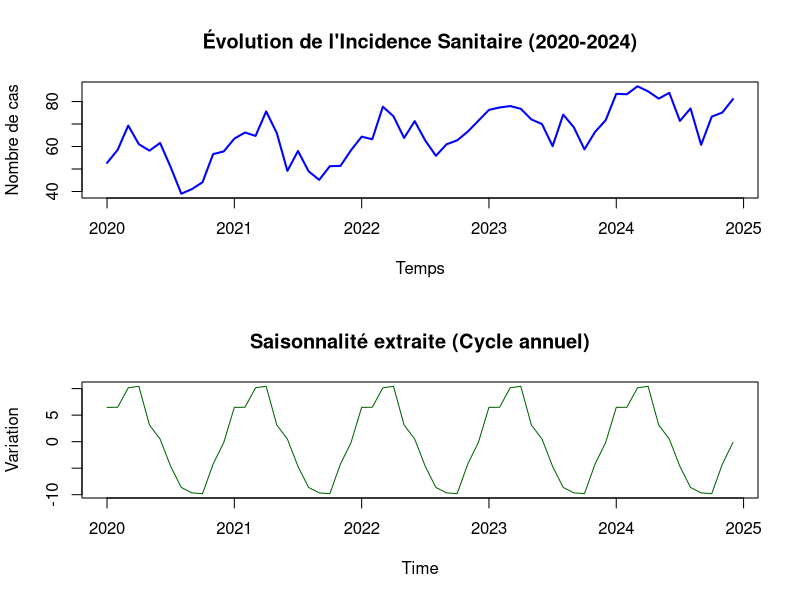

The R source for this figure:
# =================================================================
# ANALYSE DE SÉRIES TEMPORELLES ET STATISTIQUES SANITAIRES
# Projet Académique 2025
# =================================================================

# 1. Simulation de données de santé (ex: Incidence d'une pathologie)
set.seed(123)
t <- seq(from = as.Date("2020-01-01"), to = as.Date("2024-12-01"), by = "month")
n <- length(t)

# Composantes : Tendance haussière + Saisonnalité annuelle + Bruit
trend <- 0.5 * (1:n)
seasonality <- 10 * sin(2 * pi * (1:n) / 12)
noise <- rnorm(n, mean = 0, sd = 5)
incidence <- 50 + trend + seasonality + noise

df_health <- data.frame(Date = t, Value = incidence)

# 2. Analyse de la série temporelle
# Conversion en objet Time Series (ts)
health_ts <- ts(df_health$Value, start = c(2020, 1), frequency = 12)

# Décomposition : Tendance, Saisonnalité, Résidus
decomp <- decompose(health_ts)

# 3. Modélisation Statistique
# Modèle Linéaire pour quantifier la croissance de la tendance
model <- lm(Value ~ seq_along(Value), data = df_health)

# 4. Visualisation (Base R pour compatibilité maximale)
# Diviser la fenêtre graphique
par(mfrow = c(2, 1))

# Plot 1 : Données brutes et Tendance
plot(health_ts, main = "Évolution de l'Incidence Sanitaire (2020-2024)", 
     ylab = "Nombre de cas", xlab = "Temps", col = "blue", lwd = 2)
abline(model, col = "red", lty = 2)

# Plot 2 : Décomposition saisonnière
plot(decomp$seasonal, main = "Saisonnalité extraite (Cycle annuel)", 
     ylab = "Variation", col = "darkgreen")

# 5. Résultats Statistiques
cat("--- Résumé du Modèle Statistique ---\n")
print(summary(model))

# Interprétation : Coefficient de tendance
growth_rate <- coef(model)[2]
cat("\nInterprétation : La pathologie augmente en moyenne de", 
    round(growth_rate, 2), "cas par mois.\n")